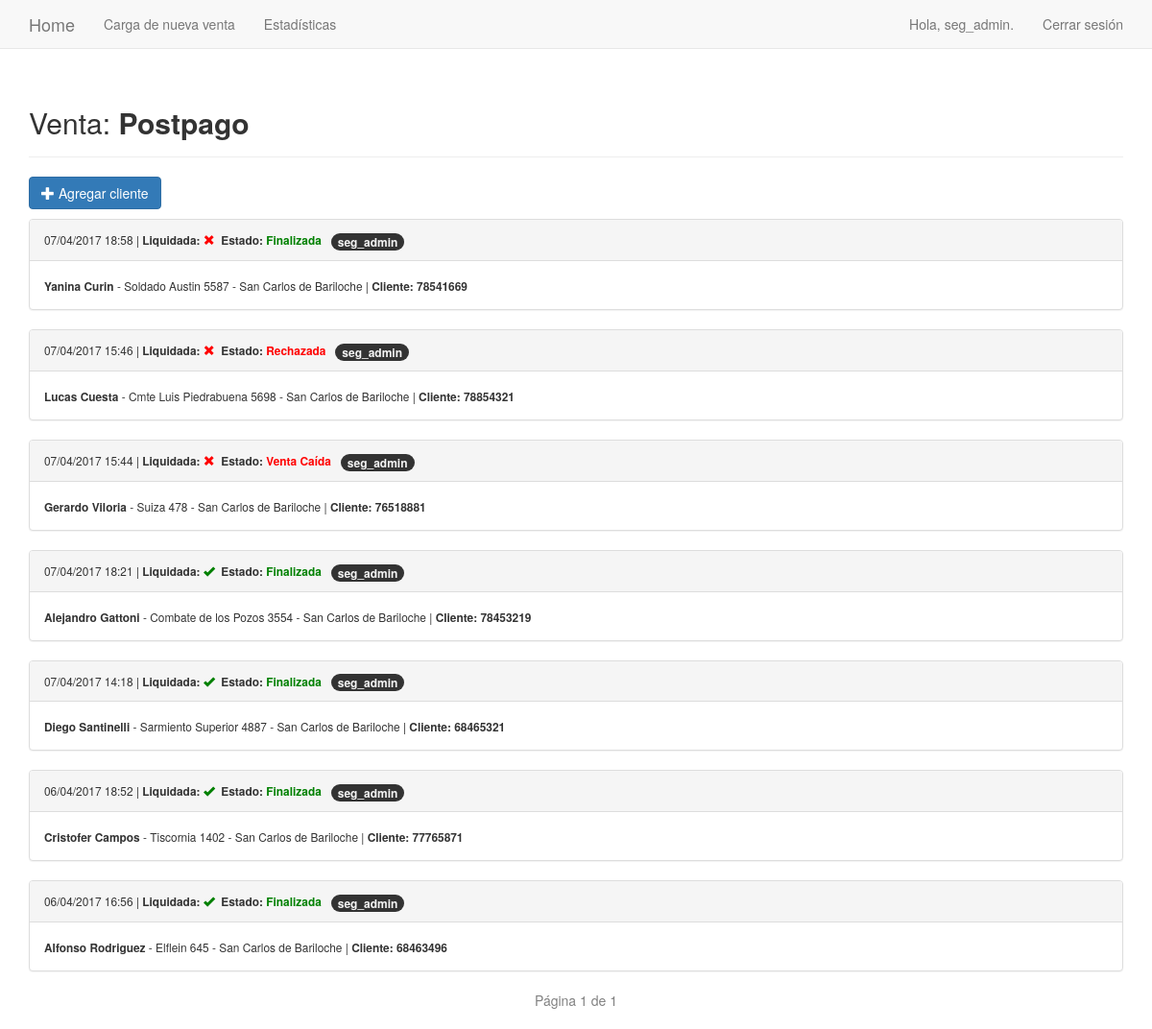
The page /ventas/2/ (signed in) on the database its author committed.
### seguimientos/models.py (models this page shows, shortened)
class Venta(models.Model):
    text = models.CharField(max_length=100)
    date_added = models.DateTimeField(auto_now_add=True)
    description = models.CharField(max_length=200)
    owner = models.ForeignKey(User)
    def __str__(self):
        return self.text

class VentaNueva(models.Model):
    venta = models.ForeignKey(Venta)
    date_added = models.DateTimeField(auto_now_add=True)
    client = models.IntegerField(unique=True)
    name = models.CharField(max_length=40)
    surname = models.CharField(max_length=50)
    address = models.CharField(max_length=100)
    location = models.CharField(max_length=100)
    PREPAGO = 2
    PLATA = 3
    ORO = 4
    OROHD = 5
    HDPLUS = 10
    PLATINO = 10
    NEXUS = 10
    SERVICE_CHOICES = (
        (PREPAGO, 'Prepago'),
        (PLATA, 'Plata'),
        (ORO, 'Oro'),
        (OROHD, 'Oro HD'),
        (HDPLUS, 'Oro HD Plus'),
        (PLATINO, 'Platino'),
        (NEXUS, 'Nexus'),
    )
    service = models.IntegerField(choices=SERVICE_CHOICES, default=OROHD)
    payment = models.IntegerField(choices=((0, 'TC'), (1, 'Efectivo')), default=0)
    cash_amount = models.IntegerField(default=0)
    mix_amount = models.IntegerField(choices=((0, '0'), (1, '1'), (2, '2'), (3, '3'), (4, '4')), default=0)
    only_amount = models.IntegerField(choices=((0, '0'), (1, '1'), (2, '2'), (3, '3'), (4, '4')), default=0)
    hd_amount = models.IntegerField(choices=((0, '0'), (1, '1')), default=0)
    owner = models.ForeignKey(User)
    paid = models.NullBooleanField()
    payoff = models.BooleanField(default=False)
    sds = models.IntegerField(default=0)
    FI = 'Finalizada'
    VC = 'Venta Caída'
    RE = 'Rechazada'
    PR = 'Prospect'
    PE = 'Pendiente'
    STATUS_CHOICES = (
        (FI, 'Finalizada'),
        (VC, 'Venta Caída'),
        (RE, 'Rechazada'),
        (PR, 'Prospect'),
        (PE, 'Pendiente'),
    )
    status = models.CharField(choices=STATUS_CHOICES, max_length=12, default=FI)
    class Meta:
        verbose_name_plural = 'ventas nuevas'

### seguimientos/views.py (the view)
# urls.py: url(r'^ventas/(?P<venta_id>\d+)/$', views.venta, name='venta'),
@login_required
def venta(request, venta_id):
    venta = get_object_or_404(Venta, id=venta_id)
    try:
        if request.user.groups.filter( name='Liquidaciones' ).exists():
            paginator = Paginator( venta.ventanueva_set.order_by( 'payoff' , '-date_added' ) , 25 )
            page = request.GET.get( 'page' )
            ventas_nuevas = paginator.page( page )
        else:
            paginator = Paginator( venta.ventanueva_set.order_by( 'payoff' , '-date_added' ).filter( owner=request.user ) , 25 )
            page = request.GET.get( 'page' )
            ventas_nuevas = paginator.page( page )
    except PageNotAnInteger:
        ventas_nuevas = paginator.page( 1 )
    except EmptyPage:
        ventas_nuevas = paginator.page( paginator.num_pages )
    context = {'venta': venta , 'ventas_nuevas': ventas_nuevas}
    return render(request, 'seguimientos/venta.html', context)

### seguimientos/templatetags/new_filters.py (called while the page is built)
@register.filter( name='has_group' )
def has_group(user , group_name):
    return user.groups.filter( name=group_name ).exists()

### seguimientos/templates/seguimientos/venta.html (shortened to what this page needs)
{% extends 'seguimientos/base.html' %}
{% load new_filters %}
{% block header %}
	<h2>Venta: <b>{{ venta }}</b></h2>
{% endblock header %}
{% block content %}
	{% if request.user|has_group:"Liquidaciones" %}
	{% else %}
		<p>
			<a href="{% url 'seguimientos:venta_nueva' venta.id %}" class="btn btn-primary">
				<span class="glyphicon glyphicon-plus"></span> Agregar cliente</a>
		</p>
	{% endif %}
	{% for venta_nueva in ventas_nuevas %}
		<div class="panel panel-default">
			<div class="panel-heading">
				<small>
					{{ venta_nueva.date_added|date:'d/m/Y H:i' }}  |
					<b>
					Liquidada: {% if venta_nueva.payoff == False %}
						<span style="color:red" class="glyphicon glyphicon-remove"></span>
					{% else %}
						<span style="color:green" class="glyphicon glyphicon-ok"></span>
					{% endif %}
					&nbsp;Estado: {% if venta_nueva.status == 'Rechazada' or venta_nueva.status == 'Venta Caída' or venta_nueva.status == 'Prospect' %}
						<span style="color:red">{{ venta_nueva.status }}</span>
					{% else %}
						<span style="color:green">{{ venta_nueva.status }}</span>
					{% endif %}
					</b>&nbsp;
					<span class="badge">{{ venta_nueva.owner }}</span>
				</small>
			</div>
			<div class="panel-body">
				<small>
				<b>{{ venta_nueva.name }} {{ venta_nueva.surname }}</b> -
				{{ venta_nueva.address }} - {{ venta_nueva.location }} |
				<strong>Cliente: {{ venta_nueva.client }}</strong>
				</small>
			</div>
        </div>
	{% empty %}
		No hay ventas cargadas para este usuario.
	{% endfor %}
        <ul class="pager">
            <span class="current" style="color:grey">
                Página {{ ventas_nuevas.number }} de {{ ventas_nuevas.paginator.num_pages }}
            </span>
        </ul>
{% endblock content %}

### seguimientos/templates/seguimientos/base.html (shortened to what this page needs)
{% load bootstrap3 %}
{% load new_filters %}
<!DOCTYPE html>
<html lang="es">
	<head>
		{% bootstrap_css %}
        <link href="https://gitcdn.github.io/bootstrap-toggle/2.2.2/css/bootstrap-toggle.min.css" rel="stylesheet">
	</head>
	<body>
		<nav class="navbar navbar-default navbar-static-top">
			<div class="container">
				<div class="navbar-header">
					<a class="navbar-brand" href="{% url 'seguimientos:index' %}">Home</a>
				</div>
				<div id="navbar" class="navbar-collapse collapse">
					<ul class="nav navbar-nav">
						<li><a href="{% url 'seguimientos:ventas' %}">Carga de nueva venta</a></li>
					</ul>
					<ul class="nav navbar-nav">
						<li><a href="{% url 'seguimientos:stats' %}">Estadísticas</a></li>
					</ul>
					<ul class="nav navbar-nav navbar-right">
						{% if user.is_authenticated %}
							<li><a>Hola, {{ user.username }}.</a></li>
							<li><a href="{% url 'usuarios:logout' %}">Cerrar sesión</a></li>
						{% else %}
							<li><a href="{% url 'usuarios:login' %}">Iniciar sesión</a></li>
						{% endif %}
					</ul>
				</div>
			</div>
		</nav>
		<div class="container">
			<div class="page-header">
				{% block header %}{% endblock header %}
			</div>
			<div>
				{% block content %}{% endblock content %}
			</div>
		</div>
	</body>
</html>

### rows shown on the page
Venta: text "Postpago"
VentaNueva: date_added "07/04/2017 18:58", payoff False (drawn), status "Finalizada", owner "seg_admin", name "Yanina", surname "Curin", address "Soldado Austin 5587", location "San Carlos de Bariloche", client "78541669"
VentaNueva: date_added "07/04/2017 15:46", payoff False (drawn), status "Rechazada", owner "seg_admin", name "Lucas", surname "Cuesta", address "Cmte Luis Piedrabuena 5698", location "San Carlos de Bariloche", client "78854321"
VentaNueva: date_added "07/04/2017 15:44", payoff False (drawn), status "Venta Caída", owner "seg_admin", name "Gerardo", surname "Viloria", address "Suiza 478", location "San Carlos de Bariloche", client "76518881"
VentaNueva: date_added "07/04/2017 18:21", payoff True (drawn), status "Finalizada", owner "seg_admin", name "Alejandro", surname "Gattoni", address "Combate de los Pozos 3554", location "San Carlos de Bariloche", client "78453219"
VentaNueva: date_added "07/04/2017 14:18", payoff True (drawn), status "Finalizada", owner "seg_admin", name "Diego", surname "Santinelli", address "Sarmiento Superior 4887", location "San Carlos de Bariloche", client "68465321"
VentaNueva: date_added "06/04/2017 18:52", payoff True (drawn), status "Finalizada", owner "seg_admin", name "Cristofer", surname "Campos", address "Tiscornia 1402", location "San Carlos de Bariloche", client "77765871"
VentaNueva: date_added "06/04/2017 16:56", payoff True (drawn), status "Finalizada", owner "seg_admin", name "Alfonso", surname "Rodriguez", address "Elflein 645", location "San Carlos de Bariloche", client "68463496"

### other values the page prints
{{ user.username }} "seg_admin"
{{ ventas_nuevas.number }} "1"
{{ ventas_nuevas.paginator.num_pages }} "1"
